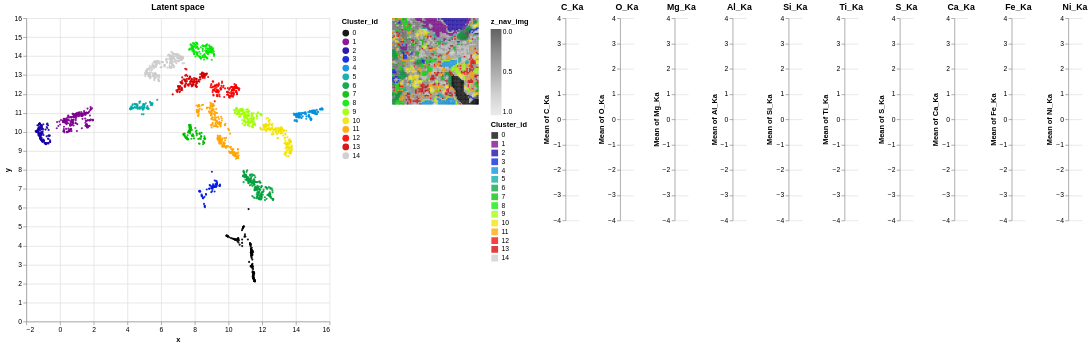

Notebook code for this chart:
### Code cell
gui.check_latent_space(ps=ps_hdb,show_map=True,ratio_to_be_shown=1.0)

### Figure 1 — Vega-Lite specification as saved in the notebook (floating-point values rounded to 4 significant figures; data arrays with more than 128 entries replaced by an {"elided": "..."} marker saying what was removed)
{"config": {"view": {"continuousWidth": 300, "continuousHeight": 300, "strokeWidth": 0}}, "hconcat": [{"data": {"name": "data-68bf4894d260991e0d43aeb7060ce73d"}, "mark": {"type": "circle", "size": 3}, "encoding": {"color": {"field": "Cluster_id", "scale": {"domain": [0, 1, 2, 3, 4, 5, 6, 7, 8, 9, 10, 11, 12, 13, 14], "range": ["#000000", "#7e008e", "#1700a7", "#001cdd", "#008fdd", "#00aaa5", "#00a03d", "#00bc00", "#00ec00", "#a1ff00", "#f2e400", "#ffa500", "#f90000", "#d30000", "#cccccc"]}, "type": "nominal"}, "opacity": {"condition": {"param": "param_3", "value": 0.9}, "value": 0.1}, "size": {"condition": {"param": "param_3", "value": 10}, "value": 1}, "tooltip": [{"field": "Cluster_id", "type": "nominal"}, {"field": "x", "format": ",.2f", "type": "quantitative"}, {"field": "y", "format": ",.2f", "type": "quantitative"}], "x": {"field": "x", "type": "quantitative"}, "y": {"field": "y", "type": "quantitative"}}, "height": 450, "name": "view_4", "title": {"text": "Latent space"}, "width": 450}, {"layer": [{"data": {"name": "data-c6d3e8bcdc2a61eac0fffeed907ec2c2"}, "mark": {"type": "square", "size": 6}, "encoding": {"color": {"field": "z_nav_img", "scale": {"domain": [1.0, 0.0], "scheme": "greys"}, "type": "quantitative"}, "x": {"axis": null, "field": "x_nav_img", "type": "ordinal"}, "y": {"axis": null, "field": "y_nav_img", "type": "ordinal"}}}, {"data": {"name": "data-68bf4894d260991e0d43aeb7060ce73d"}, "mark": {"type": "square", "size": 5}, "encoding": {"color": {"field": "Cluster_id", "scale": {"domain": [0, 1, 2, 3, 4, 5, 6, 7, 8, 9, 10, 11, 12, 13, 14], "range": ["#000000", "#7e008e", "#1700a7", "#001cdd", "#008fdd", "#00aaa5", "#00a03d", "#00bc00", "#00ec00", "#a1ff00", "#f2e400", "#ffa500", "#f90000", "#d30000", "#cccccc"]}, "type": "nominal"}, "opacity": {"condition": {"param": "param_3", "value": 0.75}, "value": 0}, "x": {"axis": null, "field": "x_id", "type": "ordinal"}, "y": {"axis": null, "field": "y_id", "type": "ordinal"}}, "name": "view_3"}], "height": 128, "width": 128}, {"hconcat": [{"mark": {"type": "bar"}, "encoding": {"y": {"aggregate": "mean", "field": "C_Ka", "scale": {"domain": [-4, 4]}, "type": "quantitative"}}, "title": {"text": "C_Ka"}, "transform": [{"filter": {"param": "param_3"}}]}, {"mark": {"type": "bar"}, "encoding": {"y": {"aggregate": "mean", "field": "O_Ka", "scale": {"domain": [-4, 4]}, "type": "quantitative"}}, "title": {"text": "O_Ka"}, "transform": [{"filter": {"param": "param_3"}}]}, {"mark": {"type": "bar"}, "encoding": {"y": {"aggregate": "mean", "field": "Mg_Ka", "scale": {"domain": [-4, 4]}, "type": "quantitative"}}, "title": {"text": "Mg_Ka"}, "transform": [{"filter": {"param": "param_3"}}]}, {"mark": {"type": "bar"}, "encoding": {"y": {"aggregate": "mean", "field": "Al_Ka", "scale": {"domain": [-4, 4]}, "type": "quantitative"}}, "title": {"text": "Al_Ka"}, "transform": [{"filter": {"param": "param_3"}}]}, {"mark": {"type": "bar"}, "encoding": {"y": {"aggregate": "mean", "field": "Si_Ka", "scale": {"domain": [-4, 4]}, "type": "quantitative"}}, "title": {"text": "Si_Ka"}, "transform": [{"filter": {"param": "param_3"}}]}, {"mark": {"type": "bar"}, "encoding": {"y": {"aggregate": "mean", "field": "Ti_Ka", "scale": {"domain": [-4, 4]}, "type": "quantitative"}}, "title": {"text": "Ti_Ka"}, "transform": [{"filter": {"param": "param_3"}}]}, {"mark": {"type": "bar"}, "encoding": {"y": {"aggregate": "mean", "field": "S_Ka", "scale": {"domain": [-4, 4]}, "type": "quantitative"}}, "title": {"text": "S_Ka"}, "transform": [{"filter": {"param": "param_3"}}]}, {"mark": {"type": "bar"}, "encoding": {"y": {"aggregate": "mean", "field": "Ca_Ka", "scale": {"domain": [-4, 4]}, "type": "quantitative"}}, "title": {"text": "Ca_Ka"}, "transform": [{"filter": {"param": "param_3"}}]}, {"mark": {"type": "bar"}, "encoding": {"y": {"aggregate": "mean", "field": "Fe_Ka", "scale": {"domain": [-4, 4]}, "type": "quantitative"}}, "title": {"text": "Fe_Ka"}, "transform": [{"filter": {"param": "param_3"}}]}, {"mark": {"type": "bar"}, "encoding": {"y": {"aggregate": "mean", "field": "Ni_Ka", "scale": {"domain": [-4, 4]}, "type": "quantitative"}}, "title": {"text": "Ni_Ka"}, "transform": [{"filter": {"param": "param_3"}}]}], "data": {"name": "data-68bf4894d260991e0d43aeb7060ce73d"}}], "params": [{"name": "param_3", "select": {"type": "interval"}, "views": ["view_4", "view_3"]}, {"name": "param_4", "select": {"type": "interval", "on": "[mousedown[event.shiftKey], mouseup] > mousemove", "translate": "[mousedown[event.shiftKey], mouseup] > mousemove!", "zoom": "wheel![event.shiftKey]"}, "bind": "scales", "views": ["view_4"]}], "resolve": {"legend": {"color": "independent"}}, "$schema": "https://vega.github.io/schema/vega-lite/v5.14.1.json", "datasets": {"data-68bf4894d260991e0d43aeb7060ce73d": {"elided": "4096 records"}, "data-c6d3e8bcdc2a61eac0fffeed907ec2c2": {"elided": "4096 records"}}}
